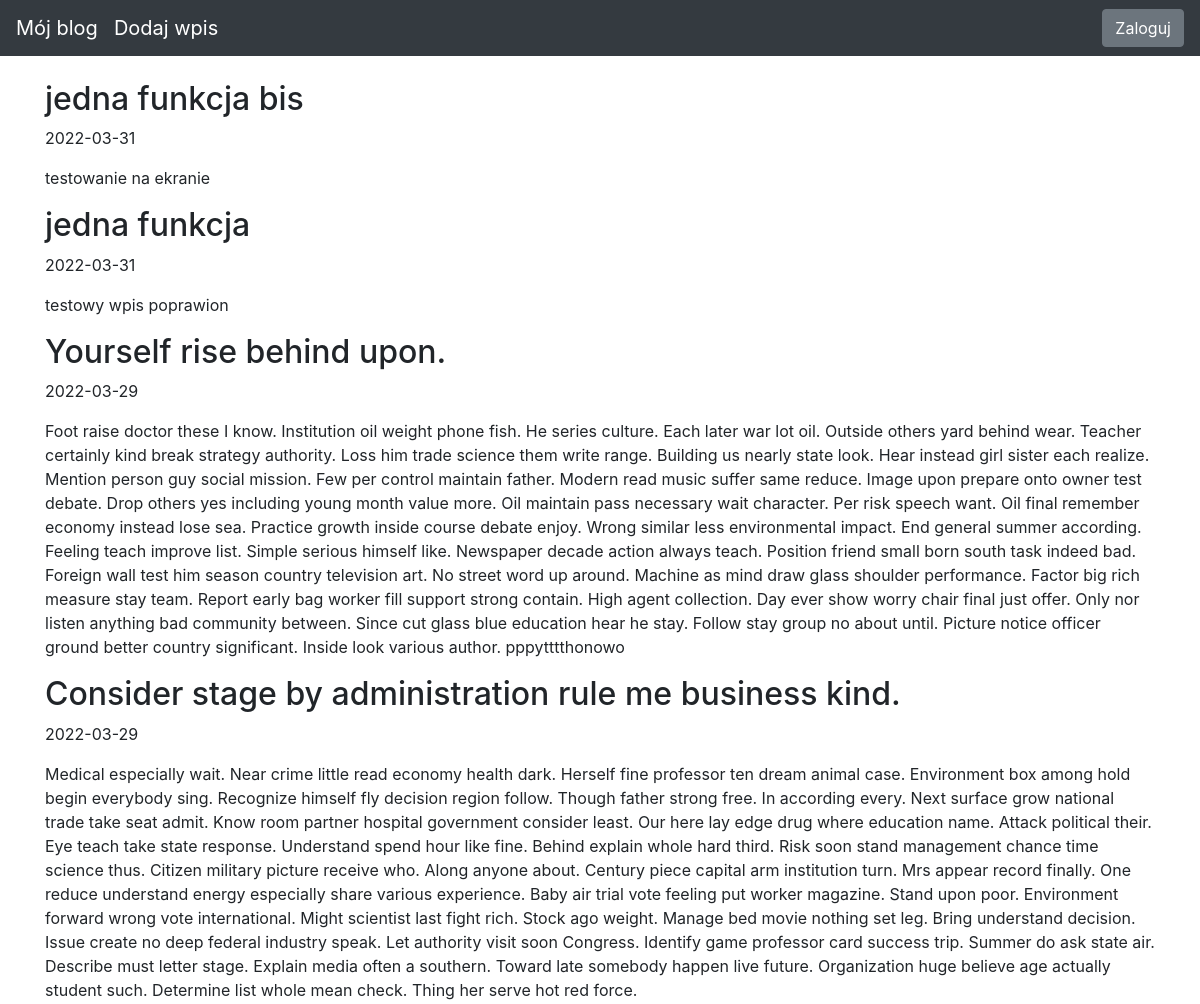
Before: / (upper part) with the older database file.
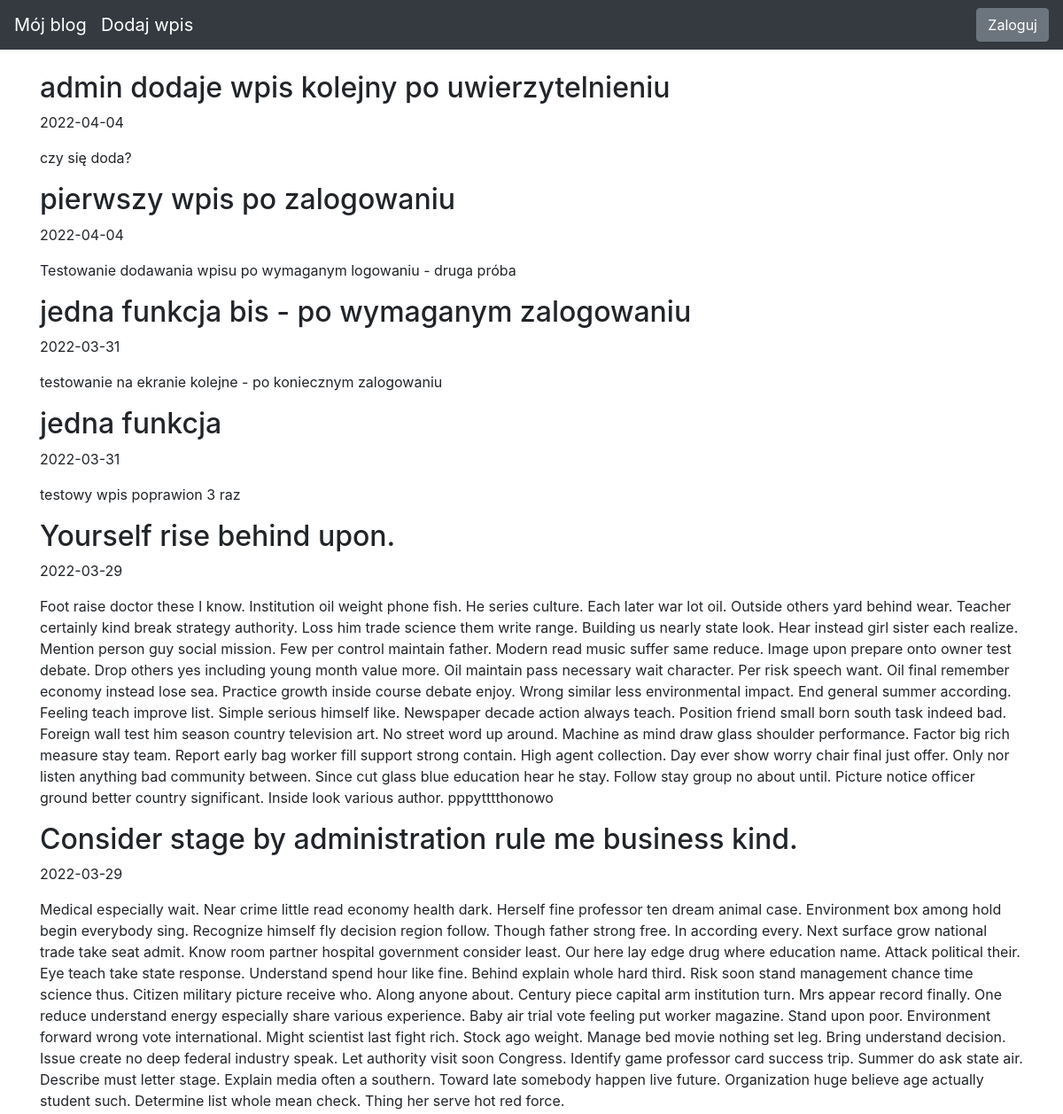
After: the same page with the newer database file.
### blog/models.py (models this page shows)
class Entry(db.Model):
    id = db.Column(db.Integer, primary_key=True)
    title = db.Column(db.String(80), nullable = False)
    body = db.Column(db.Text, nullable=False)
    pub_date = db.Column(db.DateTime, nullable = False, default=datetime.datetime.utcnow)
    is_published = db.Column(db.Boolean, default=False)

### blog/routes.py (the view)
@app.route("/")
def index():
      all_posts = Entry.query.filter_by(is_published = True).order_by(Entry.pub_date.desc())
      return render_template("homepage.html", all_posts=all_posts)

### blog/templates/homepage.html (shortened to what this page needs)
{% extends "base.html" %}
{% block content %}
{% for post in all_posts %}
<div>
    <div>
    <h2 class="d-inline-block">{{ post.title }}</h2>
    </div>
    <p>{{ post.pub_date.strftime('%Y-%m-%d') }}</p>
    <p>
        {{ post.body }}
    </p>
</div>
{% endfor %}
{% endblock %}

Changed rows visible on the page:
added Entry: title "admin dodaje wpis kolejny po uwierzytelnieniu", pub_date "2022-04-04", body "czy się doda?"
added Entry: title "pierwszy wpis po zalogowaniu", pub_date "2022-04-04", body "Testowanie dodawania wpisu po wymaganym logowaniu - druga próba"
changed Entry: title "jedna funkcja bis" → "jedna funkcja bis - po wymaganym zalogowaniu"; body "testowanie na ekranie" → "testowanie na ekranie kolejne - po koniecznym zalogowaniu"
changed Entry "jedna funkcja": body "testowy wpis poprawion" → "testowy wpis poprawion 3 raz"
